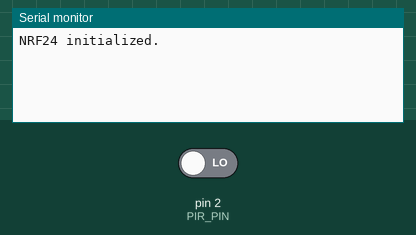
Simulated run of this sketch. Board: Arduino Uno, built with avr-gcc and run on an emulated ATmega328P. On the bench: the last lines printed to the serial monitor. The test bench sets the inputs (shaded band); at power-on: pin 2 (PIR_PIN) LOW. No radio packets arrive unless stated.

Above: at 1.2 s.
1.3 s: pin 2 (PIR_PIN) driven HIGH
At 2.0 s:
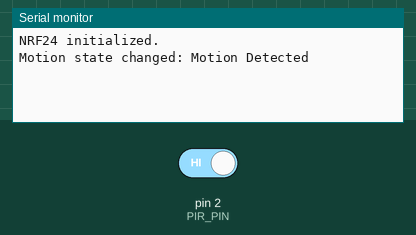
2.8 s: pin 2 (PIR_PIN) driven LOW
At 3.2 s:
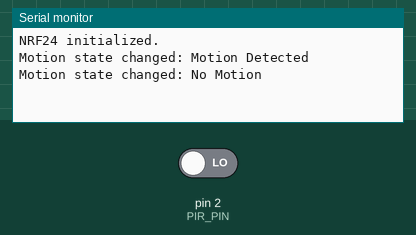

The sketch:

client_motion-detector.ino
```cpp
/*


*/

#include <SPI.h>
#include <nRF24L01.h>
#include <RF24.h>

// Define the CE and CSN pins
#define CE_PIN 9
#define CSN_PIN 10

// Create an instance of the RF24 class
RF24 radio(CE_PIN, CSN_PIN);

// Define the address for communication with the server
const byte serverAddress[6] = "00003";

// Pin for the PIR sensor
#define PIR_PIN 2

// Structure to hold the motion data
struct MotionData {
  bool motionDetected;
};

// Variable to store the previous state of the PIR sensor
bool prevMotionState = false;

void setup() {
  // Initialize serial communication
  Serial.begin(9600);

  // Initialize the NRF24 module
  if (radio.begin()) {
    Serial.println("NRF24 initialized.");
  } else {
    Serial.println("NRF24 initialization failed.");
    while (1);
  }

  // Set the address for communication with the server
  radio.openWritingPipe(serverAddress);

  // Set the module as a transmitter
  radio.stopListening();

  // Set PIR sensor pin as input
  pinMode(PIR_PIN, INPUT);
}

void loop() {
  // Read the current state of the PIR sensor
  bool currentMotionState = digitalRead(PIR_PIN);

  // Check if the motion state has changed
  if (currentMotionState != prevMotionState) {
    // Create a motion data packet
    MotionData motionData;
    motionData.motionDetected = currentMotionState;

    // Send the motion data to the server
    bool success = sendMotionData(motionData);

    // Print the result to the serial monitor
    if (success) {
      Serial.print("Motion state changed: ");
      Serial.println(motionData.motionDetected ? "Motion Detected" : "No Motion");
    } else {
      Serial.println("Failed to send motion data.");
    }

    // Update the previous motion state
    prevMotionState = currentMotionState;
  }

  // Small delay to avoid flooding the server with data
  delay(100);
}

bool sendMotionData(MotionData motionData) {
  // Retry mechanism
  bool success = false;
  unsigned long startTime = millis();
  const unsigned long retryTimeout = 300; // Retry timeout in milliseconds

  while (!success && (millis() - startTime < retryTimeout)) {
    // Send the motion data to the server
    success = radio.write(&motionData, sizeof(motionData));

    if (!success) {
      delay(50); // Small delay before retrying
    }
  }

  return success;
}
```

listener.cpp
```cpp
#include <SPI.h>
#include <nRF24L01.h>
#include <RF24.h>

// Define the CE and CSN pins
#define CE_PIN 9
#define CSN_PIN 10

// Create an instance of the RF24 class
RF24 radio(CE_PIN, CSN_PIN);

// Define the address for communication
const byte address[6] = "00001";

void setup() {
  // Initialize serial communication
  Serial.begin(9600);

  // Initialize the NRF24 module
  if (radio.begin()) {
    Serial.println("NRF24 initialized.");
  } else {
    Serial.println("NRF24 initialization failed.");
    while (1);
  }

  // Set the address for communication
  radio.openReadingPipe(0, address);

  // Set the module as a receiver
  radio.startListening();
}

void loop() {
  // Check if there is data available to read
  if (radio.available()) {
    // Variable to store the received ADC value
    int adcValue = 0;

    // Read the data
    radio.read(&adcValue, sizeof(adcValue));

    // Print the received value to the serial monitor
    Serial.print("Received: ");
    Serial.println(adcValue);
  }
}
```

transensors.cpp
```cpp
#include <SPI.h>
#include <nRF24L01.h>
#include <RF24.h>

// Define the CE and CSN pins
#define CE_PIN 9
#define CSN_PIN 10

// Create an instance of the RF24 class
RF24 radio(CE_PIN, CSN_PIN);

// Define the address for communication
const byte address[6] = "00001";

// Analog pin for reading data
#define ADC_PIN A0

// Digital pins for door switches
#define DOOR_SWITCH_1 2
#define DOOR_SWITCH_2 3

// Structure to hold the data to be sent
struct DataPacket {
  int adcValue;
  bool door1State;
  bool door2State;
};

void setup() {
  // Initialize serial communication
  Serial.begin(9600);

  // Initialize the NRF24 module
  if (radio.begin()) {
    Serial.println("NRF24 initialized.");
  } else {
    Serial.println("NRF24 initialization failed.");
    while (1);
  }

  // Set the address for communication
  radio.openWritingPipe(address);

  // Set the module as a transmitter
  radio.stopListening();

  // Set door switch pins as input
  pinMode(DOOR_SWITCH_1, INPUT_PULLUP);
  pinMode(DOOR_SWITCH_2, INPUT_PULLUP);
}

void loop() {
  // Create a data packet
  DataPacket data;

  // Read the analog value from the ADC pin
  data.adcValue = analogRead(ADC_PIN);

  // Read the state of the door switches
  data.door1State = digitalRead(DOOR_SWITCH_1);
  data.door2State = digitalRead(DOOR_SWITCH_2);

  // Send the data packet to the receiver
  bool success = radio.write(&data, sizeof(data));

  // Print the result to the serial monitor
  if (success) {
    Serial.print("Sent - ADC: ");
    Serial.print(data.adcValue);
    Serial.print(", Door1: ");
    Serial.print(data.door1State ? "Open" : "Closed");
    Serial.print(", Door2: ");
    Serial.println(data.door2State ? "Open" : "Closed");
  } else {
    Serial.println("Failed to send data.");
  }

  // Wait for a short period before sending the next value
  delay(1000);
}
```

Measured:
- after the input at 1.3 s, the serial monitor: prints a new line at once (image 1)
- after the input at 2.8 s, the serial monitor: prints a new line at once (image 2)
